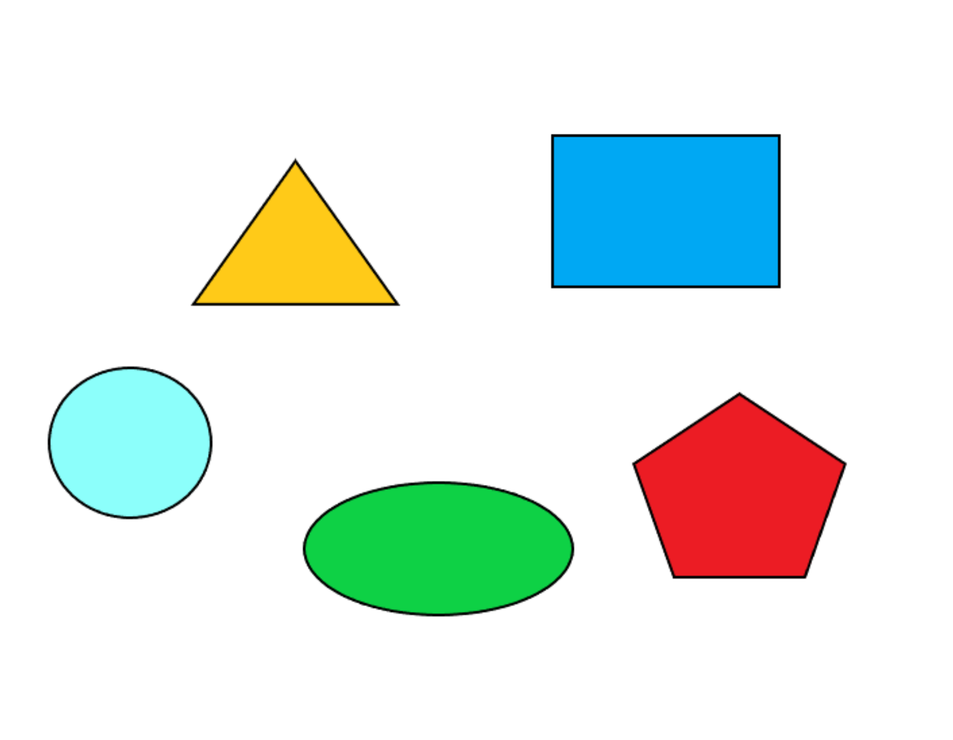
#> input picture Chapter149/20241028_122920.png, 953 x 740 px, shrunk from 1631 x 1266 before the run
$ jupyter execute Chapter149.ipynb
#> lines starting #> are read from the running program, lines starting #| are printed output that depends on the picture; after the words box and inside, x2 and y2 are one past the last pixel; in counts of white or black regions, pixels touching at a corner belong together
[cell 1]
import cv2
from PIL import Image
import numpy as np
import matplotlib.pyplot as pl
from matplotlib import pyplot as plt

[cell 2]
img = cv2.imread('./20241028_122920.png',0)
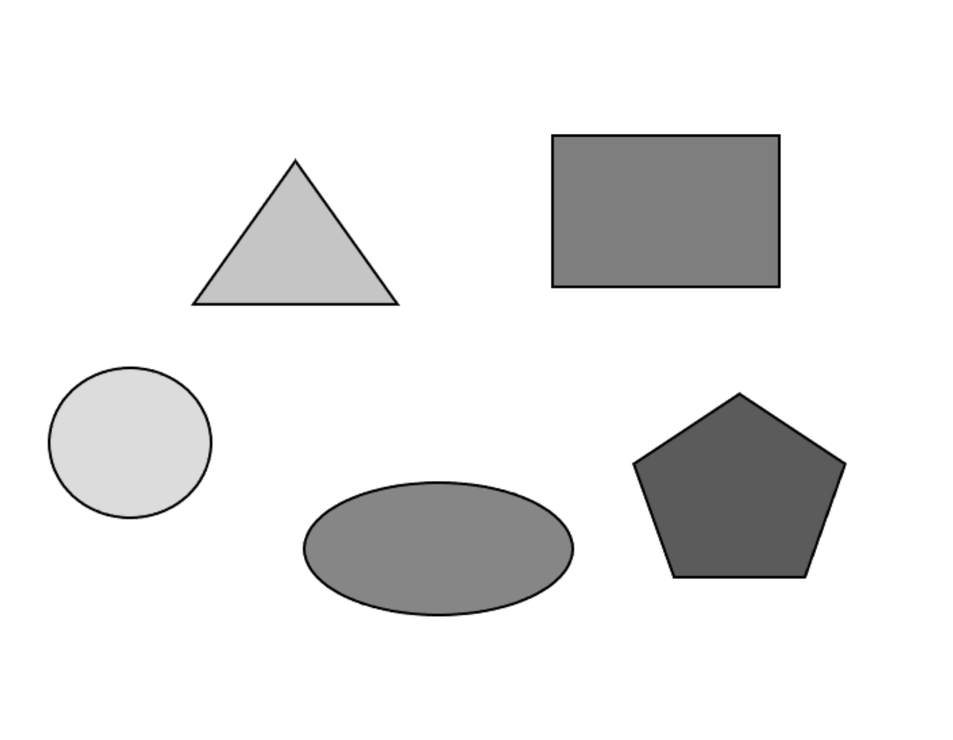
#> img: shape (740, 953); min 0, max 255, mean 233.2
edges100 = cv2.Canny(img,100,100)
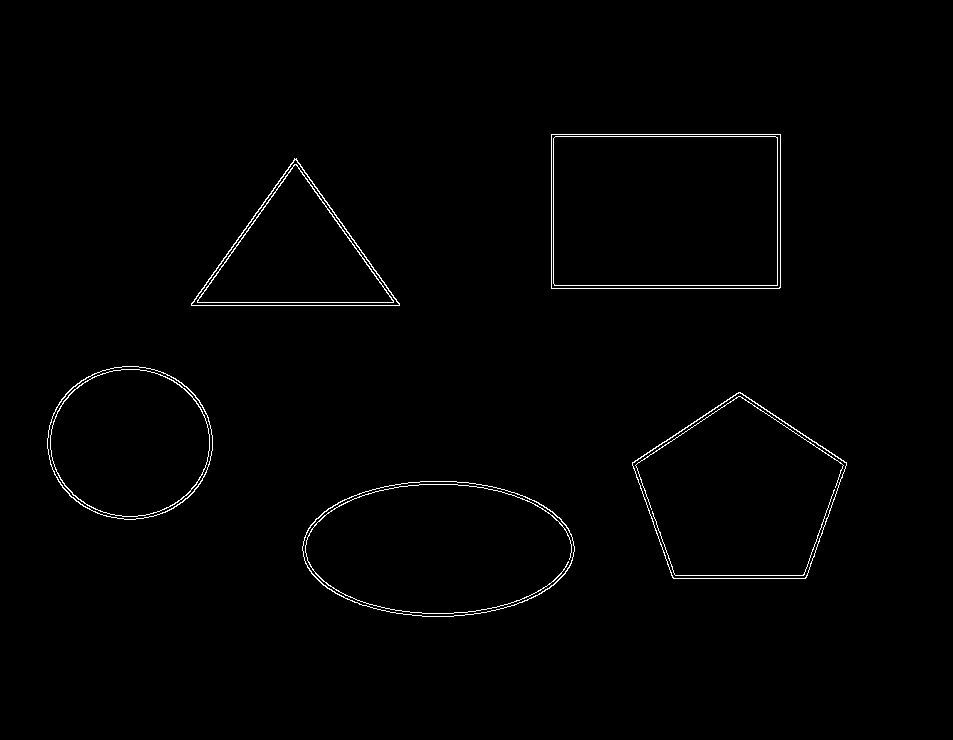
#> edges100: shape (740, 953); 0.95% white in thin lines or dots, all inside (x1, y1, x2, y2) = (47, 134, 847, 617)
edges200 = cv2.Canny(img,200,200)
edges = cv2.Canny(img,100,200)

[cell 3]
contours, hierachy = cv2.findContours(edges,cv2.RETR_TREE,cv2.CHAIN_APPROX_SIMPLE)
#> contours = 19 contours, 1 with area under 20; largest, box (x1, y1, x2, y2) and area: (551, 134, 781, 289) 35266, (551, 134, 781, 289) 35262, (553, 136, 778, 286) 33371, (553, 136, 778, 286) 33370, (302, 481, 575, 617) 28830
img0 = img.copy()
img1 = cv2.drawContours(img0, contours, 0, (255,0,0),5)

[cell 4]
plt.figure(figsize=(24,8))
plt.subplot(1,2,1),plt.imshow(edges)
plt.title('original'), plt.xticks([]), plt.yticks([])
plt.subplot(1,2,2),plt.imshow(img1)
plt.title('Coutour'), plt.xticks([]), plt.yticks([])
plt.show()
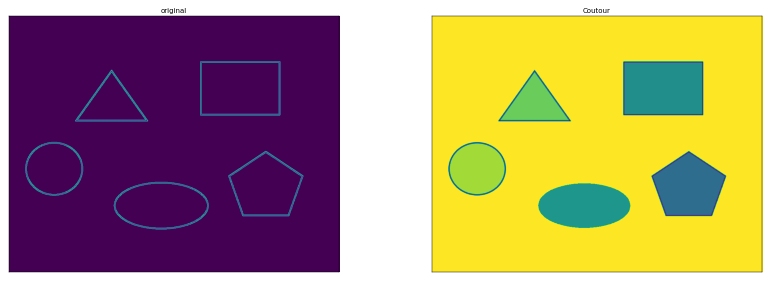
#> figure drawn by matplotlib, 2 panels

[cell 5]
img = cv2.imread('./20241028_122920.png')
#> img is the input picture: shape (740, 953, 3); mean B, G, R 231.6, 236.7, 227
edges100 = cv2.Canny(img,100,100)
edges200 = cv2.Canny(img,200,200)
edges = cv2.Canny(img,100,200)

[cell 6]
contours, hierachy = cv2.findContours(edges,cv2.RETR_TREE,cv2.CHAIN_APPROX_SIMPLE)
#> contours = 20 contours; largest, box (x1, y1, x2, y2) and area: (551, 134, 781, 289) 35266, (551, 134, 781, 289) 35262, (553, 136, 778, 286) 33371, (553, 136, 778, 286) 33370, (302, 481, 575, 617) 28823
img0 = img.copy()
img1 = cv2.drawContours(img, contours, 4, (255,0,0),5)
#> img1: shape (740, 953, 3)

[cell 7]
plt.figure(figsize=(24,8))
plt.subplot(1,2,1),plt.imshow(img0)
plt.title('original'), plt.xticks([]), plt.yticks([])
plt.subplot(1,2,2),plt.imshow(img1)
plt.title('Coutour'), plt.xticks([]), plt.yticks([])
plt.show()
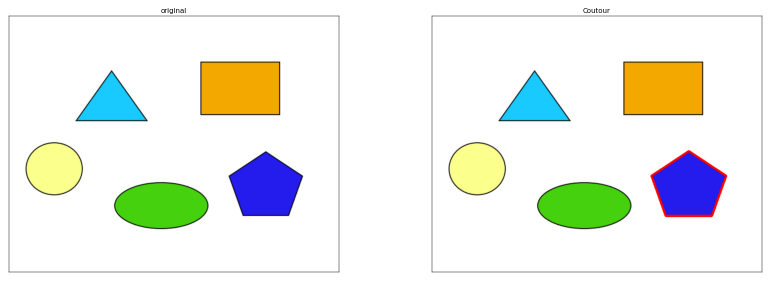
#> figure drawn by matplotlib, 2 panels; B, G, R data is drawn as R, G, B

[cell 8]
img = cv2.imread('./20241028_122740.png')
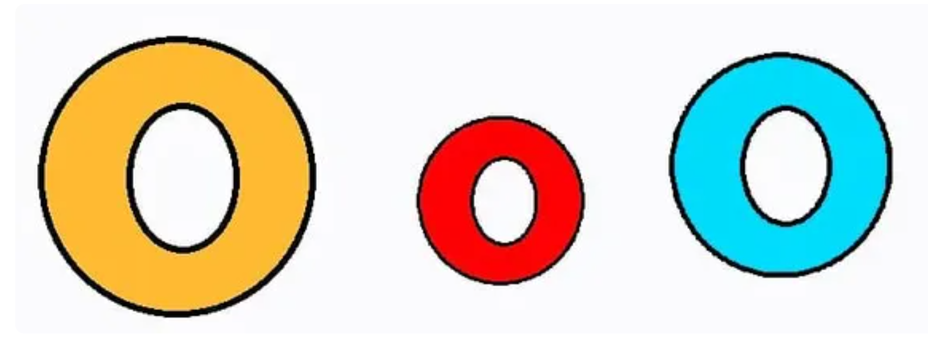
#> input picture Chapter149/20241028_122740.png, 928 x 344 px, shrunk from 1587 x 589 before the run
#> img is the input picture: shape (344, 928, 3); mean B, G, R 202.2, 215.4, 217.9
edges100 = cv2.Canny(img,100,100)
#> edges100: shape (344, 928); 2.4% white in thin lines or dots, all inside (x1, y1, x2, y2) = (37, 35, 893, 318)
edges200 = cv2.Canny(img,200,200)
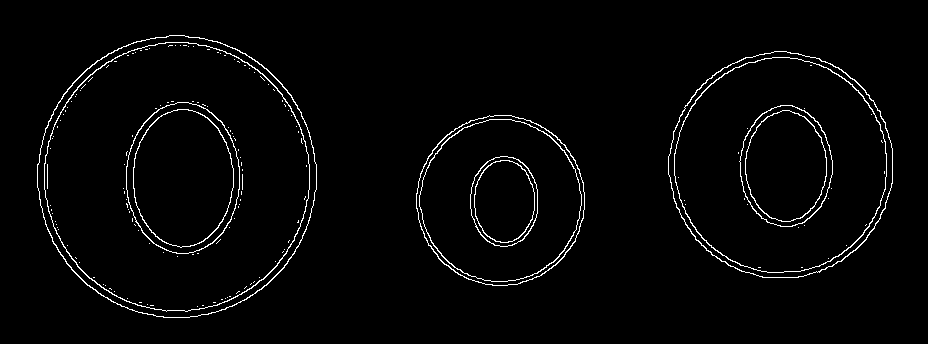
#> edges200: shape (344, 928); 2.4% white in thin lines or dots, all inside (x1, y1, x2, y2) = (37, 35, 893, 318)
edges = cv2.Canny(img,100,200)

[cell 9]
contours, hierachy = cv2.findContours(edges,cv2.RETR_TREE,cv2.CHAIN_APPROX_SIMPLE)
#> contours = 172 contours, 148 with area under 20; largest, box (x1, y1, x2, y2) and area: (37, 35, 317, 318) 61550, (37, 35, 317, 318) 61281, (44, 42, 310, 312) 55877, (44, 42, 310, 312) 55623, (668, 51, 893, 278) 39634
img0 = img.copy()
img1 = cv2.drawContours(img, contours, -1, (255,0,0),5)
#> img1: shape (344, 928, 3)

[cell 10]
plt.figure(figsize=(24,8))
plt.subplot(1,2,1),plt.imshow(img0)
plt.title('original'), plt.xticks([]), plt.yticks([])
plt.subplot(1,2,2),plt.imshow(img1)
plt.title('Coutour'), plt.xticks([]), plt.yticks([])
plt.show()
#> figure, not shown here; B, G, R data is drawn as R, G, B

[cell 11]
print(len(contours))
#| 172

[cell 12]
img = cv2.imread('./dog.jpg')
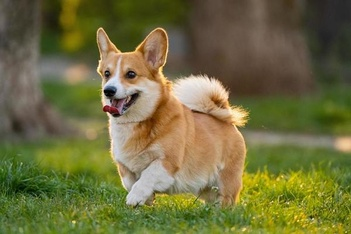
#> input picture Chapter149/dog.jpg, 351 x 234 px, shrunk from 600 x 400 before the run
#> img is the input picture: shape (234, 351, 3); mean B, G, R 62.3, 109, 112
edges100 = cv2.Canny(img,100,100)
#> edges100: shape (234, 351); 12.5% white in thin lines or dots
edges200 = cv2.Canny(img,200,200)
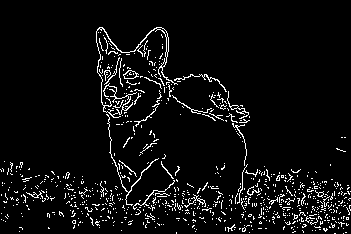
#> edges200: shape (234, 351); 5.5% white in thin lines or dots, all inside (x1, y1, x2, y2) = (0, 27, 351, 234)
edges = cv2.Canny(img,100,200)
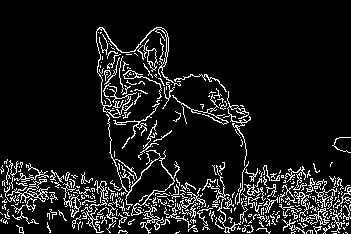
#> edges: shape (234, 351); 9.9% white in thin lines or dots, all inside (x1, y1, x2, y2) = (0, 27, 351, 234)

[cell 13]
contours, hierachy = cv2.findContours(edges,cv2.RETR_TREE,cv2.CHAIN_APPROX_SIMPLE)
#> contours = 457 contours, 418 with area under 20; largest, box (x1, y1, x2, y2) and area: (96, 27, 181, 118) 214, (146, 46, 158, 72) 132, (106, 114, 180, 216) 126, (147, 48, 157, 70) 122, (202, 165, 241, 233) 99
img0 = img.copy()
img1 = cv2.drawContours(img, contours, -1, (255,0,0), 1)
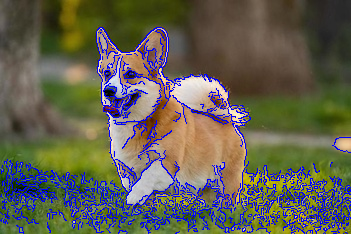
#> img1: shape (234, 351, 3); mean B, G, R 81.4, 96.2, 99.1

[cell 14]
plt.figure(figsize=(24,8))
plt.subplot(1,2,1),plt.imshow(img0)
plt.title('original'), plt.xticks([]), plt.yticks([])
plt.subplot(1,2,2),plt.imshow(img1)
plt.title('Coutour'), plt.xticks([]), plt.yticks([])
plt.show()
#> figure, not shown here; B, G, R data is drawn as R, G, B
